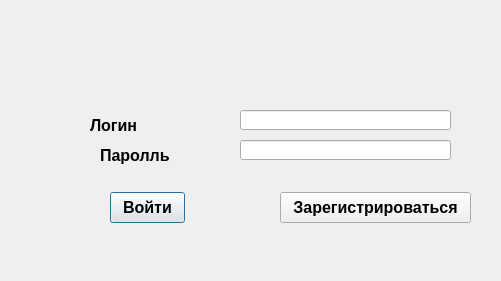
<?xml version="1.0" encoding="UTF-8"?>
<ui version="4.0">
 <class>enter</class>
 <widget class="QDialog" name="enter">
  <property name="geometry">
   <rect>
    <x>0</x>
    <y>0</y>
    <width>501</width>
    <height>281</height>
   </rect>
  </property>
  <property name="windowTitle">
   <string>Dialog</string>
  </property>
  <widget class="QLineEdit" name="lineEdit">
   <property name="geometry">
    <rect>
     <x>240</x>
     <y>110</y>
     <width>211</width>
     <height>20</height>
    </rect>
   </property>
  </widget>
  <widget class="QLabel" name="label_2">
   <property name="geometry">
    <rect>
     <x>100</x>
     <y>140</y>
     <width>91</width>
     <height>31</height>
    </rect>
   </property>
   <property name="font">
    <font>
     <pointsize>12</pointsize>
     <weight>75</weight>
     <bold>true</bold>
    </font>
   </property>
   <property name="text">
    <string>Паролль</string>
   </property>
  </widget>
  <widget class="QPushButton" name="pushButton">
   <property name="geometry">
    <rect>
     <x>110</x>
     <y>192</y>
     <width>75</width>
     <height>31</height>
    </rect>
   </property>
   <property name="font">
    <font>
     <pointsize>12</pointsize>
     <weight>75</weight>
     <bold>true</bold>
    </font>
   </property>
   <property name="text">
    <string>Войти</string>
   </property>
  </widget>
  <widget class="QLineEdit" name="lineEdit_2">
   <property name="geometry">
    <rect>
     <x>240</x>
     <y>140</y>
     <width>211</width>
     <height>20</height>
    </rect>
   </property>
  </widget>
  <widget class="QLabel" name="label">
   <property name="geometry">
    <rect>
     <x>90</x>
     <y>110</y>
     <width>61</width>
     <height>31</height>
    </rect>
   </property>
   <property name="font">
    <font>
     <pointsize>12</pointsize>
     <weight>75</weight>
     <bold>true</bold>
    </font>
   </property>
   <property name="text">
    <string>Логин</string>
   </property>
  </widget>
  <widget class="QPushButton" name="pushButton_2">
   <property name="geometry">
    <rect>
     <x>280</x>
     <y>192</y>
     <width>191</width>
     <height>31</height>
    </rect>
   </property>
   <property name="font">
    <font>
     <pointsize>12</pointsize>
     <weight>75</weight>
     <bold>true</bold>
    </font>
   </property>
   <property name="text">
    <string>Зарегистрироваться</string>
   </property>
  </widget>
  <widget class="QLabel" name="label_3">
   <property name="geometry">
    <rect>
     <x>50</x>
     <y>230</y>
     <width>391</width>
     <height>41</height>
    </rect>
   </property>
   <property name="font">
    <font>
     <pointsize>12</pointsize>
     <weight>75</weight>
     <bold>true</bold>
    </font>
   </property>
   <property name="text">
    <string/>
   </property>
  </widget>
  <widget class="QLabel" name="label_4">
   <property name="geometry">
    <rect>
     <x>0</x>
     <y>0</y>
     <width>501</width>
     <height>281</height>
    </rect>
   </property>
   <property name="text">
    <string/>
   </property>
   <property name="pixmap">
    <pixmap resource="myresources.qrc">:/images/gomer.png</pixmap>
   </property>
  </widget>
  <zorder>label_4</zorder>
  <zorder>lineEdit</zorder>
  <zorder>label_2</zorder>
  <zorder>pushButton</zorder>
  <zorder>lineEdit_2</zorder>
  <zorder>label</zorder>
  <zorder>pushButton_2</zorder>
  <zorder>label_3</zorder>
 </widget>
 <resources>
  <include location="myresources.qrc"/>
 </resources>
 <connections/>
</ui>
